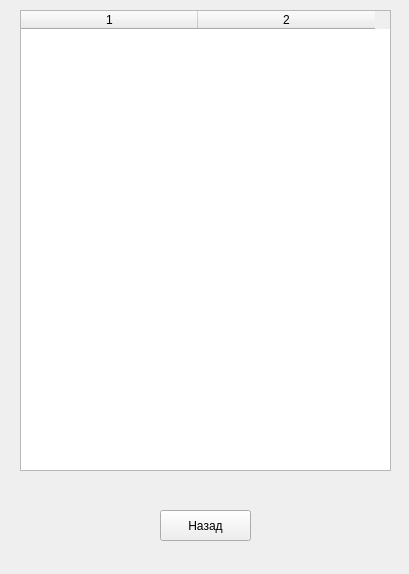
<?xml version="1.0" encoding="UTF-8"?>
<ui version="4.0">
 <class>Form</class>
 <widget class="QWidget" name="Form">
  <property name="geometry">
   <rect>
    <x>0</x>
    <y>0</y>
    <width>409</width>
    <height>574</height>
   </rect>
  </property>
  <property name="windowTitle">
   <string>Form</string>
  </property>
  <widget class="QTableWidget" name="tableWidget">
   <property name="geometry">
    <rect>
     <x>20</x>
     <y>10</y>
     <width>371</width>
     <height>461</height>
    </rect>
   </property>
   <property name="rowCount">
    <number>0</number>
   </property>
   <property name="columnCount">
    <number>2</number>
   </property>
   <attribute name="horizontalHeaderDefaultSectionSize">
    <number>177</number>
   </attribute>
   <column/>
   <column/>
  </widget>
  <widget class="QPushButton" name="pushButton">
   <property name="geometry">
    <rect>
     <x>160</x>
     <y>510</y>
     <width>91</width>
     <height>31</height>
    </rect>
   </property>
   <property name="text">
    <string>Назад</string>
   </property>
  </widget>
 </widget>
 <resources/>
 <connections/>
</ui>
